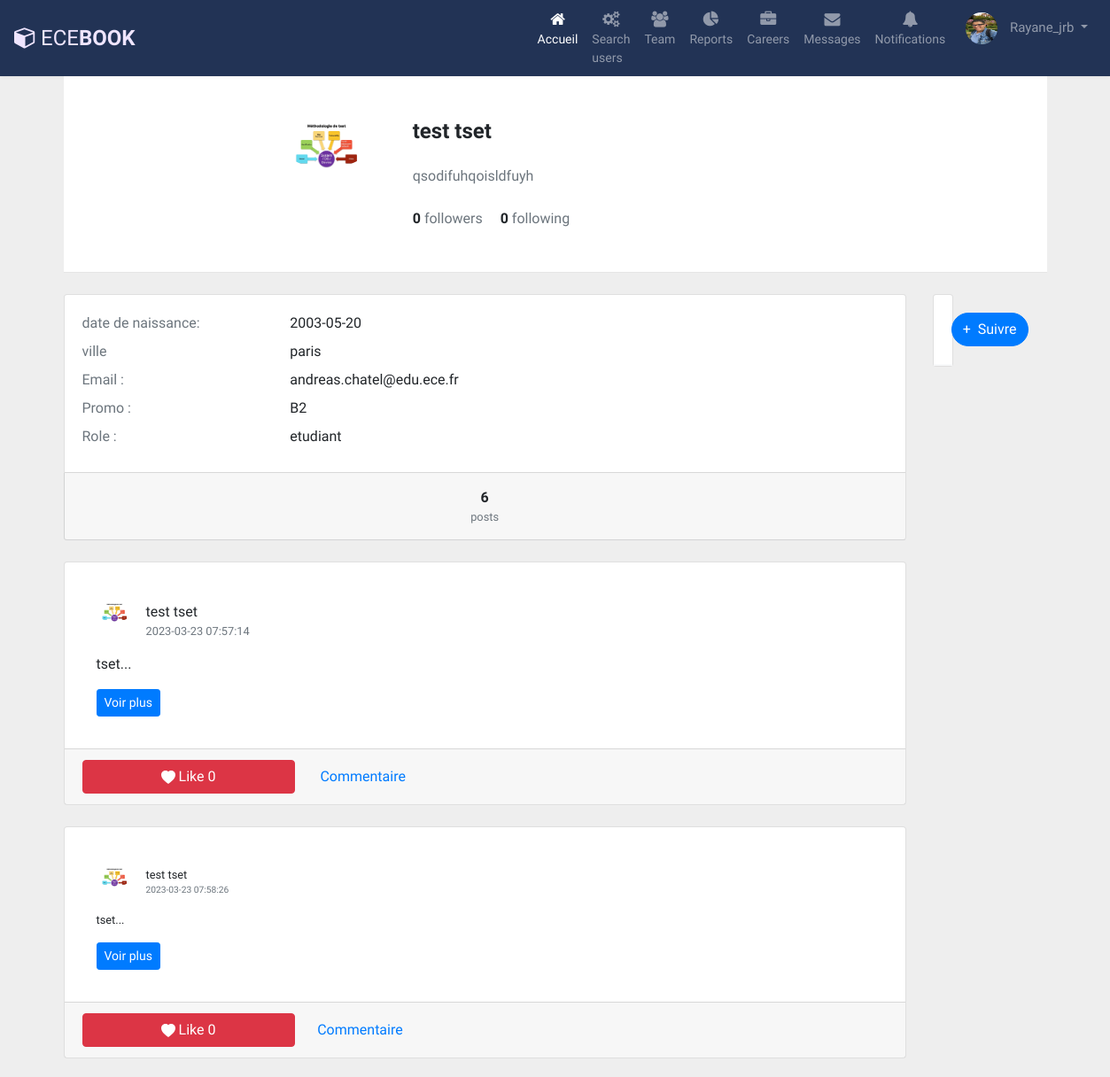
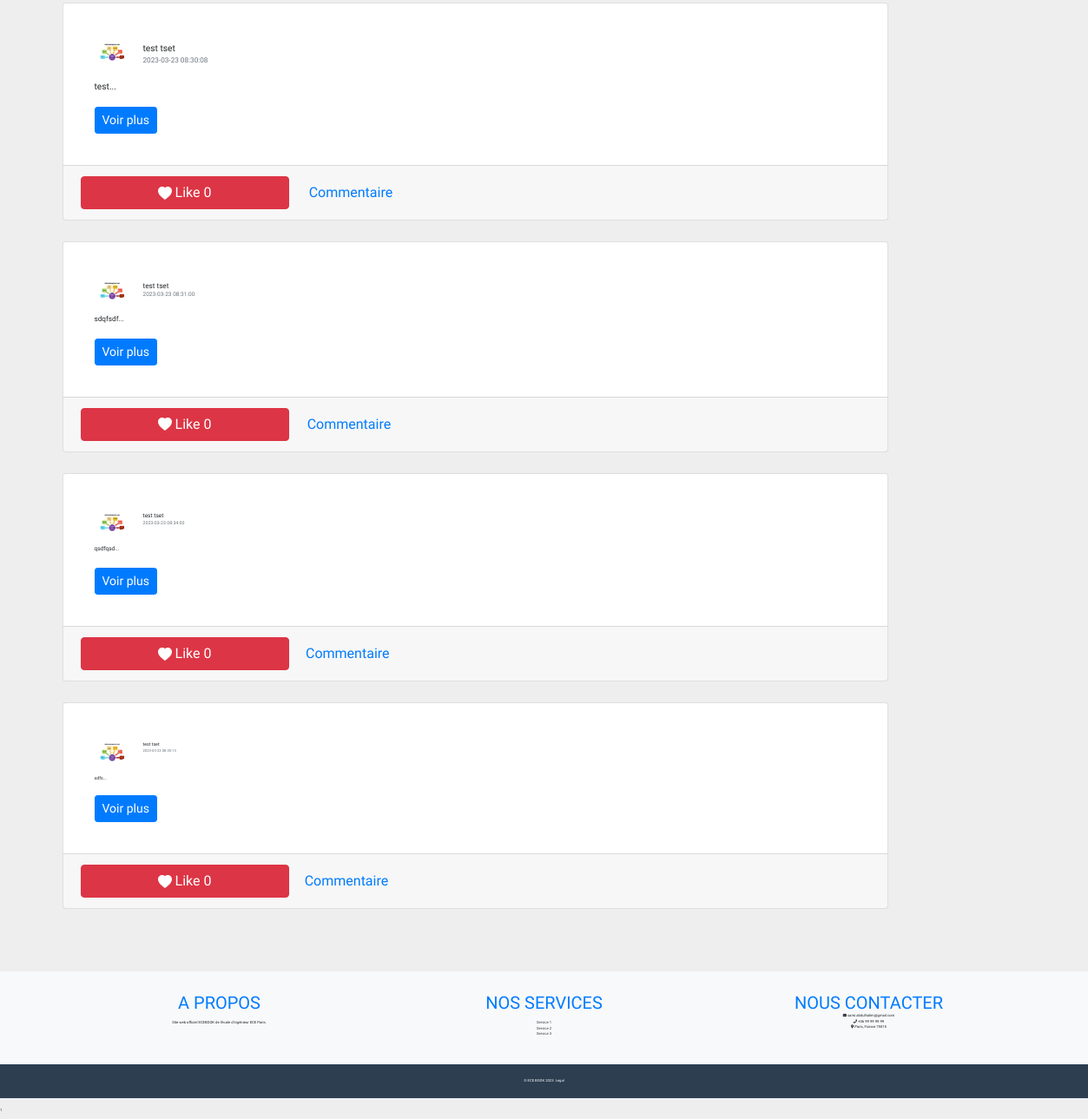
Screenshot of /views/profileUser.php?user_id=122 (signed in) with the database file from the repository (2 pictures, top to bottom).
### tables this page shows
CREATE TABLE IF NOT EXISTS `utilisateur` (
  `id_user` int NOT NULL AUTO_INCREMENT,
  `nom` varchar(255) DEFAULT NULL,
  `prenom` varchar(255) DEFAULT NULL,
  `image` varchar(255) NOT NULL,
  `ville` varchar(255) DEFAULT NULL,
  `adressemail` varchar(255) DEFAULT NULL,
  `mdp` varchar(255) DEFAULT NULL,
  `roll` enum('etudiant','professeur','admin') DEFAULT 'etudiant',
  `promo` varchar(255) DEFAULT NULL,
  `datedenaissance` date DEFAULT NULL,
  `description` varchar(255) DEFAULT NULL,
  `pseudo` varchar(255) DEFAULT NULL,
  `code_confirmation` varchar(255) NOT NULL,
  `confirmer` tinyint(1) NOT NULL,
  PRIMARY KEY (`id_user`)
);

CREATE TABLE IF NOT EXISTS `post` (
  `id_post` int NOT NULL AUTO_INCREMENT,
  `message` text,
  `image` varchar(255) DEFAULT NULL,
  `nomcrea` varchar(255) DEFAULT NULL,
  `titre` varchar(255) DEFAULT NULL,
  `id_user` int DEFAULT NULL,
  `nom` varchar(255) DEFAULT NULL,
  `publique` tinyint(1) DEFAULT '0',
  `date` timestamp NOT NULL DEFAULT CURRENT_TIMESTAMP,
  PRIMARY KEY (`id_post`),
  KEY `id_user` (`id_user`)
);

### controller/database.php (called while the page is built, shortened)
<?php
class Database{
    private static $dns;
    private static $user;
    private static $password;
    private static $database;
    public function __construct()
    {
        self::$dns = "mysql:host=localhost;dbname=ecebook;port=3306";
        self::$user = "root";
        self::$password = "";
        try {
            self::$database = new PDO(self::$dns, self::$user, self::$password);
            self::$database->setAttribute(PDO::ATTR_ERRMODE, PDO::ERRMODE_EXCEPTION);
        } catch(PDOException $e) {
            echo "Erreur de connexion à la base de données: " . $e->getMessage();
            die();
        }
    }
    public static function getInstance() {
        return self::$database;
    }
public function GetUserById($user_id) {
    $database = self::getInstance();
    $query = "SELECT * FROM utilisateur WHERE id_user = ?";
    $statement = $database->prepare($query);
    $statement->bindParam(1, $user_id, PDO::PARAM_INT);
    $statement->execute();
    $user = $statement->fetch(PDO::FETCH_ASSOC);
    return $user;
}
public function getAllPostsByIduser($id_user) {
    $database = self::getInstance();
    $query = "SELECT * FROM post WHERE id_user=:user_id";
    $statement = $database->prepare($query);
    $statement->bindParam(":user_id", $id_user);
    $statement->execute();
    return $statement->fetchAll();
}
    public function GetCommentByPostId($id_post) {
        $database = self::getInstance();
        $query = "SELECT * FROM commentaire WHERE id_post=:id ORDER BY time_stamp DESC" ;
        $statement = $database->prepare($query);
        $statement->bindParam(":id", $id_post);
        $statement->execute();
        return $statement->fetchAll();
    }
    public function getCountforPostbyIdpost($id_post){
        $database = self::getInstance();
        $query = "SELECT count(*) FROM likes WHERE id_post=:id_post";
        $statement = $database->prepare($query);
        $statement->bindParam(":id_post", $id_post);
        $statement->execute();
        $count = $statement->fetch(PDO::FETCH_NUM);
        return $count[0];
    }
    function userLikesAnnonce($id_user,$id_post){
        $sql = "SELECT * FROM `likes` WHERE `id_user`= ? AND `id_post` = ?";
        $statementCHECK = self::$database->prepare($sql);
        $statementCHECK->execute(array( $id_user, $id_post ));
        if ( sizeof($statementCHECK->fetchAll()) == 0 ) {
            return true;
        }else{
            return false;
        }
    }
    public function getPostCountByUserId($user_id) {
        $database = self::getInstance();
        $query = "SELECT COUNT(*) as count FROM post WHERE id_user = ?";
        $statement = $database->prepare($query);
        $statement->bindParam(1, $user_id, PDO::PARAM_INT);
        $statement->execute();
        $row = $statement->fetch(PDO::FETCH_ASSOC);
        return $row['count'];
    }
public function getSubsByUser2Id($user2_id)
{
    $database = self::getInstance();
    $query = "SELECT * FROM abonnement WHERE user2_id=:user2_id";
    try{
        $statement = $database->prepare($query);
        $statement->bindParam(':user2_id', $user2_id);
        $statement->execute();
        $results = $statement->fetchAll(PDO::FETCH_ASSOC);
        return $results;
    }catch(PDOException $e){
        echo "Error getting the subscribers: " . $e->getMessage();
        die();
    }
}
public function getSubsByUser1Id($user1_id)
{
    $database = self::getInstance();
    $query = "SELECT * FROM abonnement WHERE user1_id=:user1_id";
    try{
        $statement = $database->prepare($query);
        $statement->bindParam(':user1_id', $user1_id);
        $statement->execute();
        $results = $statement->fetchAll(PDO::FETCH_ASSOC);
        return $results;
    }catch(PDOException $e){
        echo "Error getting the subscribers: " . $e->getMessage();
        die();
    }
}
}

### model/userProfileModel.php (called while the page is built, shortened)
<?php
require("../controller/database.php");
$db = new Database();
$user_profile = $db->GetUserById($_GET["user_id"]);
$nb_abonnement = count($db->getSubsByUser2Id($_SESSION["id_user"]));
$nb_abonné = count($db->getSubsByUser1Id($_SESSION["id_user"]));
$nb_post=count($db->getAllPostsByIduser($_GET["user_id"]));

### views/profileUser.php (the view, shortened to what this page needs)
<?php
require("../model/userProfileModel.php");
$db = new Database();
$post_numbers_total = $db->getPostCountByUserId($user_profile["id_user"]);
?>
<!DOCTYPE html>
<html lang="en">
<head>
    <link href="https://stackpath.bootstrapcdn.com/font-awesome/4.7.0/css/font-awesome.min.css" rel="stylesheet"
>
    <link rel="stylesheet" href="https://stackpath.bootstrapcdn.com/bootstrap/4.1.1/css/bootstrap.min.css">
    <link href="//maxcdn.bootstrapcdn.com/bootstrap/4.1.1/css/bootstrap.min.css" rel="stylesheet" id="bootstrap-css">
    <link rel="stylesheet" type="text/css" href="https://cdnjs.cloudflare.com/ajax/libs/font-awesome/5.15.1/css/all.min.css">
    <link rel="stylesheet" href="../style/userProfile.css">
</head>
<body>
<?php require("../model/navbar.php") ?>
<div class="layout-content">
          <div class="container flex-grow-1 container-p-y">
            <div class="container-m-nx container-m-ny theme-bg-white mb-4">
              <div class="media col-md-10 col-lg-8 col-xl-7 py-5 mx-auto">
              <?php if($user["image"] != null) : ?>
                      <img class="d-block ui-w-100 rounded-circle" width=""
                      src="../uploads/<?= $user_profile["image"]  ?>" alt="">
              <?php elseif ($user["image"] == null) : ?>
                      <img class="d-block ui-w-100 rounded-circle" width=""
                      src="../uploads/avatar.png" alt="">
              <?php endif ; ?>
                <div class="media-body ml-5">
                  <h4 class="font-weight-bold mb-4"><?=   $user_profile["nom"] . " " . $user_profile["prenom"] ?></h4>
                  <div class="text-muted mb-4">
                    <?=  $user_profile["description"]  ?>
                  </div>
                  <a href="javascript:void(0)" class="d-inline-block text-body">
                    <strong><?= $nb_abonnement  ?></strong>
                    <span class="text-muted">followers</span>
                  </a>
                  <a href="javascript:void(0)" class="d-inline-block text-body ml-3">
                    <strong><?= $nb_abonné ?></strong>
                    <span class="text-muted">following</span>
                  </a>
                </div>
              </div>
              <hr class="m-0">
            </div>
            <div class="row">
              <div class="col">
                <div class="card mb-4">
                  <div class="card-body">
                    <div class="row mb-2">
                      <div class="col-md-3 text-muted">date de naissance:</div>
                      <div class="col-md-9">
                        <?=  $user_profile["datedenaissance"] ?>
                      </div>
                    </div>
                    <div class="row mb-2">
                      <div class="col-md-3 text-muted">ville</div>
                      <div class="col-md-9">
                        <a href="javascript:void(0)" class="text-body"><?=  $user_profile["ville"]  ?></a>
                      </div>
                    </div>
                    <div class="row mb-2">
                      <div class="col-md-3 text-muted">Email : </div>
                      <div class="col-md-9">
                        <a href="javascript:void(0)" class="text-body"><?=  $user_profile["adressemail"]  ?></a>
                      </div>
                    </div>
                    <div class="row mb-2">
                      <div class="col-md-3 text-muted">Promo : </div>
                      <div class="col-md-9">
                        <?=   $user_profile["promo"] ?>
                      </div>
                    </div>
                    <div class="row mb-2">
                      <div class="col-md-3 text-muted">Role : </div>
                      <div class="col-md-9">
                      <?=  $user_profile["roll"] ?>
                      </div>
                    </div>
                  </div>
                  <div class="card-footer text-center p-0">
                    <div class="row no-gutters row-bordered row-border-light">
                      <a href="javascript:void(0)" class="d-flex col flex-column text-body py-3">
                        <div class="font-weight-bold"><?= $post_numbers_total  ?></div>
                        <div class="text-muted small">posts</div>
                      </a>
                    </div>
                  </div>
                </div>
                <?php
                $posts=$db->getAllPostsByIduser($user_profile["id_user"]);
                foreach($posts as $post) :
                  $nombre = $db->getCountforPostbyIdpost($post["id_post"]);
               ?>
                <div class="card mb-4">
                  <div class="card-body">
                    <div class="border-top-0 border-right-0 border-bottom-0 ui-bordered pl-3 mt-4 mb-2">
                      <div class="media mb-3">
                      <?php if($user["image"] != null) : ?>
                              <img class="d-block ui-w-40 rounded-circle" width="45"
                              src="../uploads/<?= $user_profile["image"]  ?>" alt="">
                            <?php elseif ($user["image"] == null) : ?>
                              <img class="d-block ui-w-40 rounded-circle" width="45"
                              src="../uploads/avatar.png" alt="">
                            <?php endif ; ?>
                        <div class="media-body ml-3">
                         <?=  $user_profile["nom"] . " " . $user_profile["prenom"] ?>
                          <div class="text-muted small"><?=  $post["date"] ?></div>
                        </div>
                      </div>
                      <p><p class="preview"><?= nl2br(substr($post["message"], 0, 100)) ?>...</p>
                        <button class="btn btn-primary btn-sm toggle-preview">Voir plus</button>
                      </p>
                    </div>
                  </div>
                  <div class="card-footer">
                    <a href="javascript:void(0)" class="d-inline-block text-muted">
                      <small class="align-middle">
                        <?php
                            if ( $db->userLikesAnnonce($_SESSION['id_user'],$post["id_post"]) == true ) {
                                echo '
                                <a href="../model/addLikeUser.php?user_id='.$_SESSION['id_user'].'&post_id='.$post["id_post"].'" style="width: 240px" class="btn btn-danger mx-auto" style="width: 250px">
                                    <svg xmlns="http://www.w3.org/2000/svg" width="16" height="16" fill="currentColor" class="bi bi-heart-fill" viewBox="0 0 16 16">
                                    <path fill-rule="evenodd" d="M8 1.314C12.438-3.248 23.534 4.735 8 15-7.534 4.736 3.562-3.248 8 1.314z"/>
                                    </svg> Like '.$nombre.'
                                </a> &nbsp;&nbsp;&nbsp;
                                ';
                            }
                            ?>
                    </a>
                    <button class="toggle-comments btn btn-link" type="button" data-post-id="<?= $post['id_post'] ?>">Commentaire</button>
                  </div>
                <?php $comments = $db->GetCommentByPostId($post['id_post']); ?>
                <?php if ($comments): ?>
                    <?php foreach ($comments as $comment): ?>
                        <?php $user = $db->GetUserById($comment['id_user']); ?>
                    <?php endforeach; ?>
                <?php else: ?>
                    <p class="p-3">Aucun commentaire pour le moment.</p>
                <?php endif; ?>
                </div>
        <?php endforeach ; ?>
              </div>
              <div class="col-xl-4">
                <div class="card mb-4">
                  <div class="card-body">
                  <?php
                  $isSubscribed = false;
              ?>
              <?php if($isSubscribed) : ?>
                  <a href="../model/deleteSub.php?id_abonne=<?= $user_profile["id_user"] ?>" class="btn btn-primary rounded-pill">+&nbsp; Suivi</a>
              <?php else : ?>
                  <a href="../model/addSub.php?id_abonne=<?= $user_profile["id_user"] ?>" class="btn btn-primary rounded-pill">+&nbsp; Suivre</a>
              <?php endif; ?>
                  </div>
                  <hr class="border-light m-0">
                  <hr class="border-light m-0">
                </div>
              </div>
            </div>
          </div>
        </div>
        <?=include("footer.php")?>
</body>
</html>

### model/navbar.php (shortened to what this page needs)
<?php
require_once("../controller/database.php");
if(isset($_SESSION["id_user"])){
	$db = new Database();
	$user = $db->GetUserById($_SESSION["id_user"]);
}
?>
<!DOCTYPE html>
<html lang="en">
<head>
<link rel="stylesheet" href="https://stackpath.bootstrapcdn.com/bootstrap/4.5.0/css/bootstrap.min.css">
<link rel="stylesheet" href="https://maxcdn.bootstrapcdn.com/font-awesome/4.7.0/css/font-awesome.min.css">
<link rel="stylesheet" href="../style/navbar.css">
</head>
<body>
<nav class="navbar navbar-expand-xl navbar-dark bg-dark">
	<a href="#" class="navbar-brand"><i class="fa fa-cube"></i>ECE<b>BOOK</b></a>
	<div id="navbarCollapse" class="collapse navbar-collapse justify-content-start">
		<?php if(isset($_SESSION["id_user"])) : ?>
		<div class="navbar-nav ml-auto">
			<a href="../views/index2.php" class="nav-item nav-link active"><i class="fa fa-home"></i><span>Accueil</span></a>
			<a href="../views/navSearchUsers.php" class="nav-item nav-link"><i class="fa fa-gears"></i><span>Search users</span></a>
			<a href="#" class="nav-item nav-link"><i class="fa fa-users"></i><span>Team</span></a>
			<a href="#" class="nav-item nav-link"><i class="fa fa-pie-chart"></i><span>Reports</span></a>
			<a href="#" class="nav-item nav-link"><i class="fa fa-briefcase"></i><span>Careers</span></a>
			<a href="../views/messagerie.php" class="nav-item nav-link"><i class="fa fa-envelope"></i><span>Messages</span></a>
			<a href="#" class="nav-item nav-link"><i class="fa fa-bell"></i><span>Notifications</span></a>
			<div class="nav-item dropdown">
				<a href="#" data-toggle="dropdown" class="nav-item nav-link dropdown-toggle user-action">
				<?php
					if($user["image"] != null) : ?>
						<img src="../uploads/<?=  $user["image"] ?>" class="avatar" alt="Avatar"> <?=  $user["pseudo"] ?>
                    <?php elseif ($user["image"] == null) : ?>
						<img src="../uploads/avatar.png" class="avatar" alt="Avatar"> <?=$user["pseudo"] ?>
                    <?php endif ; ?>
				</a>
			</div>
		</div>
        <?php endif ; ?>
	</div>
</nav>
</body>
</html>

### rows the page displays
utilisateur: image (picture), pseudo "Rayane_jrb"
utilisateur: image (picture), nom "test", prenom "tset", description "qsodifuhqoisldfuyh", datedenaissance "2003-05-20", ville "paris", adressemail "andreas.chatel@edu.ece.fr", promo "B2", roll "etudiant"
post: id_user.image (picture), id_user.nom "test", id_user.prenom "tset", date "2023-03-23 07:57:14", message "tset", nombre "0"
post: id_user.image (picture), id_user.nom "test", id_user.prenom "tset", date "2023-03-23 07:58:26", message "tset", nombre "0"
post: id_user.image (picture), id_user.nom "test", id_user.prenom "tset", date "2023-03-23 08:30:08", message "test", nombre "0"
post: id_user.image (picture), id_user.nom "test", id_user.prenom "tset", date "2023-03-23 08:31:00", message "sdqfsdf", nombre "0"
post: id_user.image (picture), id_user.nom "test", id_user.prenom "tset", date "2023-03-23 08:34:00", message "qsdfqsd", nombre "0"
post: id_user.image (picture), id_user.nom "test", id_user.prenom "tset", message "sdfs", nombre "0"

### other values shown
$nb_abonnement "0"
$nb_abonné "0"
$post_numbers_total "6"
